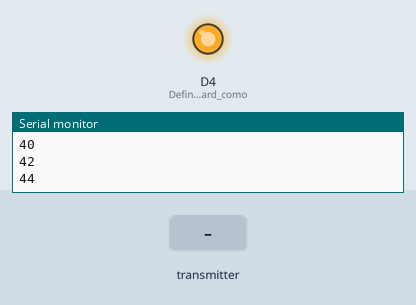
Recording of a sketch running on a simulated ESP8266 (NodeMCU). On the bench: output pins drawn as LEDs (lit = HIGH), the last lines printed to the serial monitor. The test bench sets the inputs (shaded band).

Above: at 3.8 s.
3.9 s: the transmitter starts sending dadosRecebidos = 0
At 6.3 s:
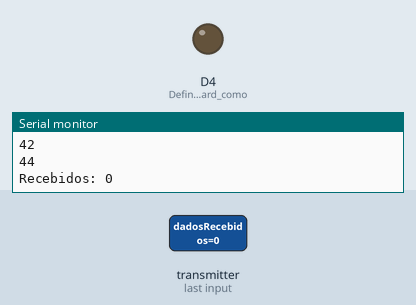
Timing chart, 0 to 13.5 s (numbered marks = the images above; inputs shaded):
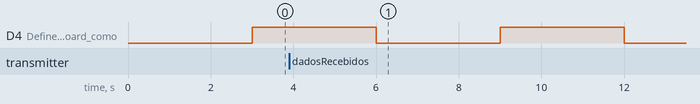

The sketch:

sketch_sep06b.ino
```cpp
#include <RF24.h>

#define radioID 0

RF24 radio(D3,D8);


byte enderecos[][6] = {"1node","2node"};

int dadoDeEnvio, dadosRecebidos;

void setup() {
  Serial.begin(115200);
   pinMode(D4, OUTPUT);//Define o LED Onboard como saida.
   digitalWrite(D4, 1);//Apaga o LED.
  //radio.begin();
   #if radioId == 0
    Serial.print("RADIO-ID <=> 0");
  radio.openWritingPipe(enderecos[0]);
  radio.openReadingPipe(1,enderecos[1]);
  #else
  Serial.print("RADIO-ID <=> 1");
  //quando for o outro deve ser desse jeito
  radio.openWritingPipe(enderecos[1]);
  radio.openReadingPipe(1,enderecos[0]);*/
  #endif
  Serial.print("\n");
  //comando para iniciar a ouvir
  radio.startListening();
  radio.printDetails();

}

void loop() {
  // put your main code here, to run repeatedly:
   digitalWrite(D4, !digitalRead(D4));
   Serial.println("loop");
   dadoDeEnvio = 255;
   Serial.println("37");
    //comando para parar de ouvir
   radio.stopListening();
   Serial.println("40");
   radio.write( &dadoDeEnvio, sizeof(int));
    Serial.println("42");
   radio.startListening();
   Serial.println("44");
   if(radio.available()){
    Serial.print("Recebidos: ");
    radio.read(&dadosRecebidos, sizeof(int));

    Serial.println(dadosRecebidos);

   }

   delay(3000);

}
```
